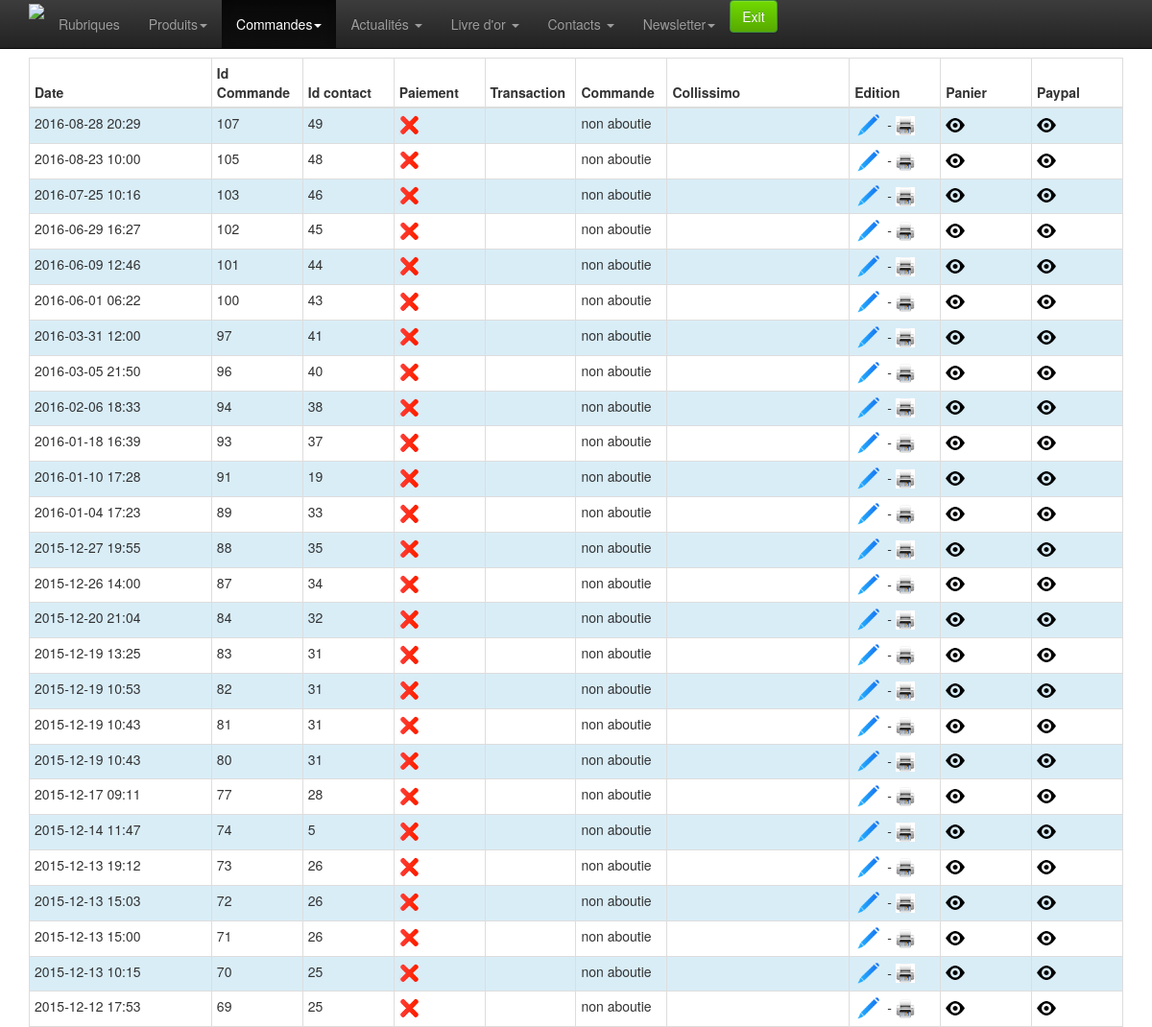
The app's page /admin/commandes-list.php (signed in, upper part), older data.
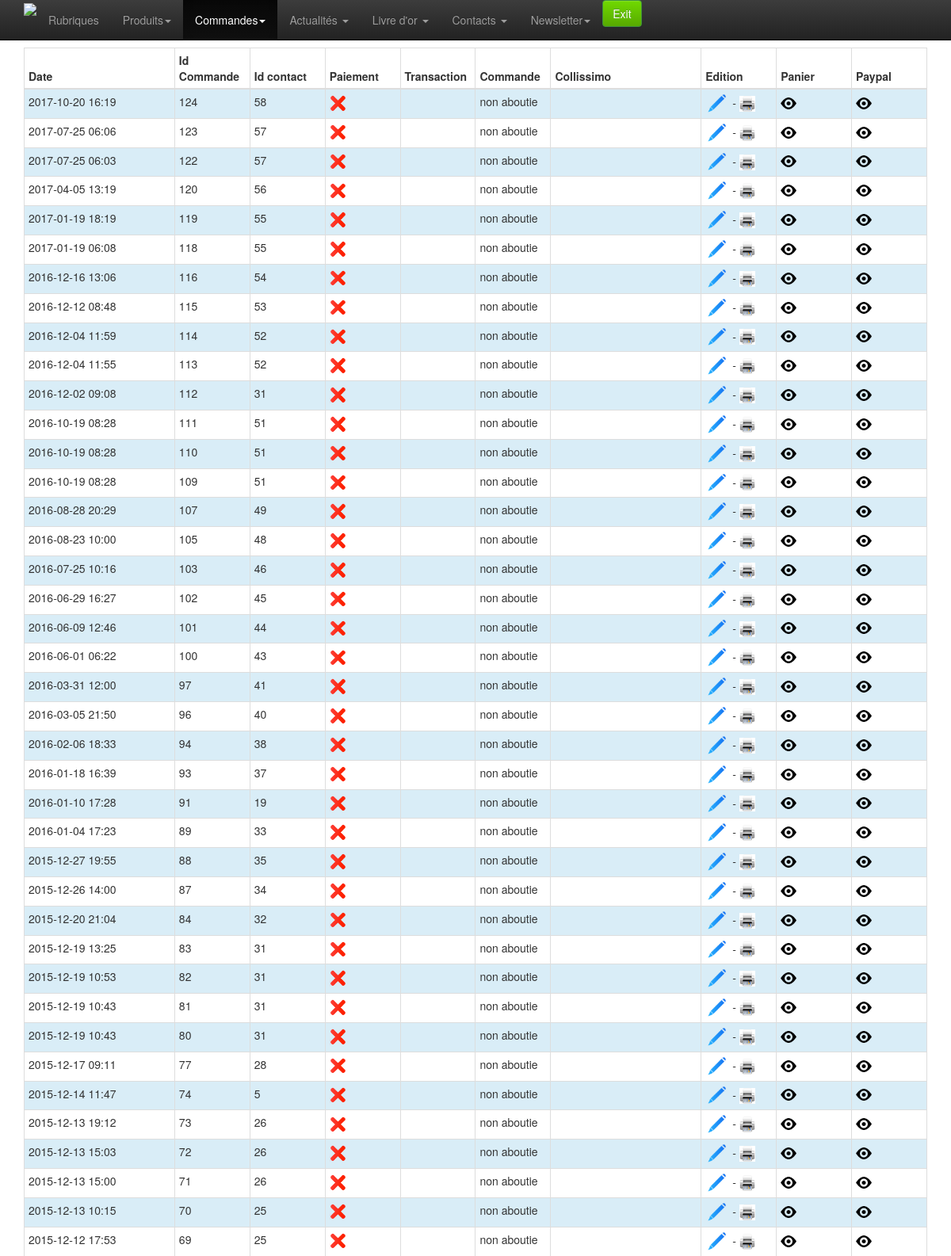
The same page, newer data.
### tables this page shows
CREATE TABLE `commande` (
  `id` int(10) unsigned NOT NULL AUTO_INCREMENT,
  `session` varchar(200) NOT NULL,
  `date_ajout` timestamp NOT NULL DEFAULT CURRENT_TIMESTAMP,
  `id_contact` int(11) NOT NULL,
  `id_facturation` int(10) unsigned DEFAULT NULL,
  `id_livraison` int(10) unsigned DEFAULT NULL,
  `colissimo` varchar(240) NOT NULL,
  `mode_paiement` tinyint(4) NOT NULL DEFAULT '1',
  `statut_paiement` tinyint(4) NOT NULL DEFAULT '0',
  `statut_commande` int(11) NOT NULL DEFAULT '0',
  `stock_traite` enum('0','1') NOT NULL DEFAULT '0',
  `logpayment` text,
  `transaction_id` varchar(20) NOT NULL DEFAULT '',
  `panier` text,
  PRIMARY KEY (`id`)
);

### admin/classes/StorageManager.php (called while the page is built, shortened)
<?php
class StorageManager{
	protected function dbConnect() {
	    $host = DBHOST;
	    $user = DBUSER;
	    $pass = DBPASSWD;
	    $bdd  = DBNAME;
		try {
			$this->mysqli = new mysqli ($host, $user, $pass, $bdd) ;
		} catch (Exception $e) {
			throw new Exception("Erreur Connexion DB ". $e->getMessage());
		}
	}
}
?>

### admin/classes/Panier.php (called while the page is built, shortened)
<?php
require_once("StorageManager.php");
class Panier extends StorageManager {
	public function getAllCommandes( $statut_commande, $all=false, $debug=false ){
		$new_array = null;
		$sql = "SELECT * FROM commande";
		$sql .= " WHERE id > 0 ";
		if ( !empty( $statut_commande ) ) $sql.= " AND commande.statut_commande='" . $statut_commande . "' " ;
		else {
			if ( $all ) {
				$sql .= " AND ( commande.statut_commande > '0' " ;
				$sql .= " OR transaction_id != '' ) ";
			}
			else {
				$sql .= " AND commande.statut_commande = '0' " ;
				$sql .= " AND transaction_id = '' ";
			}
		}
		$sql.= "ORDER BY commande.date_ajout DESC;";
		$result = mysqli_query( $this->mysqli, $sql );
		while( ( $row = mysqli_fetch_assoc( $result)) != false){
			$new_array[] = $row;
		}
		return $new_array;
	}
}

### admin/classes/utils.php (called while the page is built, shortened)
<?
	function traitement_heure_affiche($heure, $affichage_seconde=false) {
		$tab = explode(":", $heure);
		$heure = $tab[0];
		$minute = $tab[1];
		$seconde = $tab[2];
		$valeur = $heure . ":" . $minute;
		$valeur .= ( $affichage_seconde ) ?  ":" . $seconde : "";
	   	return $valeur;
	}
?>

### admin/commandes-list.php (the view, shortened to what this page needs)
<?
	include_once 'classes/utils.php';
	require 'classes/Panier.php';
	$debug = false;
	$statutCommande = ( !empty( $_GET[ "statutCommande" ] ) ) ? $_GET[ "statutCommande" ] : null;
	$all = ( $_GET[ "all" ] != '' )
		? ( ( $_GET[ "all" ] == 1 ) ? true : false )
		: '';
	try {
		$panier = new Panier();
		$result = $panier->getAllCommandes( $statutCommande, $all, $debug );
	}
	catch (Exception $e) {
		echo 'Erreur contactez votre administrateur <br> :',  $e->getMessage(), "\n";
		$contact = null;
		exit();
	}
?>
<!doctype html>
<html class="no-js" lang="en">
	<head>
		<? include_once 'inc-meta.php';?>
	</head>
	<body>
		<? require_once 'inc-menu.php';?>
		<div class="container">
			<div class="row">
				<div class="col-xs-12 col-sm-12 col-md-12">
					<table class="table table-hover table-bordered table-condensed table-striped" >
						<thead>
							<tr>
								<th class="col-md-2" style="">Date</th>
								<th class="col-md-1" style="">Id Commande</th>
								<th class="col-md-1" style="">Id contact</th>
								<th class="col-md-1" style="">Paiement</th>
								<th class="col-md-1" style="">Transaction</th>
								<th class="col-md-1" style="">Commande</th>
								<th class="col-md-2" style="">Collissimo</th>
								<th class="col-md-1">Edition</th>
								<th class="col-md-1">Panier</th>
								<th class="col-md-1">Paypal</th>
							</tr>
						</thead>
						<tbody>
							<?
							if (!empty($result)) {
								$i=0;
								foreach ($result as $value) {
									$i++;
									$online = ( $value[ "statut_paiement" ] == '1' ) ? 'check' : 'del';
									$classe = ( $i % 2 != 0 ) ? 'info' : '';
									switch ($value[ "statut_commande" ]) {
									     case 0:
									        $statut_commande = 'non aboutie';
									        break;
									}
									echo "<tr class='" . $classe . "'>\n";
									echo "	<td>" . traitement_heure_affiche( $value[ "date_ajout" ] ) . "</td>\n";
									echo "	<td>" . $value[ "id" ] . "</td>\n";
									echo "	<td>" . $value[ "id_contact" ] . "</td>\n";
									echo "	<td><img src='img/" . $online . ".png' width='20' ></td>\n";
									echo "	<td>" . $value[ "transaction_id" ] . "</td>\n";
									echo "	<td>" . $statut_commande . "</td>\n";
									echo "	<td>" . $value[ "colissimo" ] . "</td>\n";
									echo "	<td><a href='commande-edit.php?id=" . $value[ "id" ] . "'><img src='img/modif.png' width='30' alt='Modifier' ></a>\n";
									echo "	 - <img src='img/imp.png' width='20' alt='preview' onclick=\"openImp('" . $value[ "id" ] . "')\"></td>\n";
									echo "	<td><img src='img/eye.png' width='20' alt='preview' onclick=\"openPreview('" . $value[ "id" ] . "')\"></td>\n";
									echo "	<td><img src='img/eye.png' width='20' alt='preview' onclick=\"openPreview2('" . $value[ "id" ] . "')\"></td>\n";
									echo "</tr>\n";
								}
							}
							?>
						</tbody>
					</table>
				</div>
			</div>
		</div>
	</body>
</html>

Row changes from the older to the newer data that the page shows:
added commande: date_ajout "2017-10-20 16:19", id "124", id_contact "58", statut_commande "non aboutie"
added commande: date_ajout "2017-07-25 06:06", id "123", id_contact "57", statut_commande "non aboutie"
added commande: date_ajout "2017-07-25 06:03", id "122", id_contact "57", statut_commande "non aboutie"
added commande: date_ajout "2017-04-05 13:19", id "120", id_contact "56", statut_commande "non aboutie"
added commande: date_ajout "2017-01-19 18:19", id "119", id_contact "55", statut_commande "non aboutie"
added commande: date_ajout "2017-01-19 06:08", id "118", id_contact "55", statut_commande "non aboutie"
added commande: date_ajout "2016-12-16 13:06", id "116", id_contact "54", statut_commande "non aboutie"
added commande: date_ajout "2016-12-12 08:48", id "115", id_contact "53", statut_commande "non aboutie"
added commande: date_ajout "2016-12-04 11:59", id "114", id_contact "52", statut_commande "non aboutie"
added commande: date_ajout "2016-12-04 11:55", id "113", id_contact "52", statut_commande "non aboutie"
added commande: date_ajout "2016-12-02 09:08", id "112", id_contact "31", statut_commande "non aboutie"
added commande: date_ajout "2016-10-19 08:28", id "111", id_contact "51", statut_commande "non aboutie"
added commande: date_ajout "2016-10-19 08:28", id "110", id_contact "51", statut_commande "non aboutie"
added commande: date_ajout "2016-10-19 08:28", id "109", id_contact "51", statut_commande "non aboutie"
